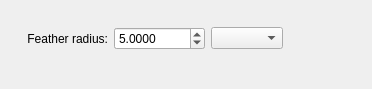
<?xml version="1.0" encoding="utf-8"?>
<ui version="4.0">
 <author>
    SPDX-FileCopyrightText: none
    SPDX-License-Identifier: GPL-3.0-or-later
  </author>
 <class>WdgFeatherSelection</class>
 <widget class="QWidget" name="WdgFeatherSelection">
  <property name="geometry">
   <rect>
    <x>0</x>
    <y>0</y>
    <width>372</width>
    <height>89</height>
   </rect>
  </property>
  <layout class="QGridLayout">
   <item column="1" row="1">
    <widget class="QLabel" name="textLabel1">
     <property name="text">
      <string>Feather radius:</string>
     </property>
     <property name="alignment">
      <set>Qt::AlignRight|Qt::AlignTrailing|Qt::AlignVCenter</set>
     </property>
    </widget>
   </item>
   <item column="1" row="2">
    <spacer name="verticalSpacer_2">
     <property name="orientation">
      <enum>Qt::Vertical</enum>
     </property>
     <property name="sizeType">
      <enum>QSizePolicy::MinimumExpanding</enum>
     </property>
     <property name="sizeHint" stdset="0">
      <size>
       <width>20</width>
       <height>16</height>
      </size>
     </property>
    </spacer>
   </item>
   <item column="1" row="0">
    <spacer name="verticalSpacer">
     <property name="orientation">
      <enum>Qt::Vertical</enum>
     </property>
     <property name="sizeType">
      <enum>QSizePolicy::Fixed</enum>
     </property>
     <property name="sizeHint" stdset="0">
      <size>
       <width>20</width>
       <height>16</height>
      </size>
     </property>
    </spacer>
   </item>
   <item column="2" row="1">
    <widget class="KisIntParseSpinBox" name="spbRadius">
     <property name="minimum">
      <number>1</number>
     </property>
     <property name="maximum">
      <number>100000</number>
     </property>
     <property name="value">
      <number>1</number>
     </property>
    </widget>
   </item>
   <item column="2" row="1">
    <widget class="KisDoubleParseSpinBox" name="spbRadiusDouble">
     <property name="decimals">
      <number>4</number>
     </property>
     <property name="minimum">
      <double>0.000100000000000</double>
     </property>
     <property name="maximum">
      <double>10000.000000000000000</double>
     </property>
     <property name="singleStep">
      <double>0.100000000000000</double>
     </property>
     <property name="value">
      <double>5.000000000000000</double>
     </property>
    </widget>
   </item>
   <item column="0" row="1">
    <spacer name="horizontalSpacer">
     <property name="orientation">
      <enum>Qt::Horizontal</enum>
     </property>
     <property name="sizeType">
      <enum>QSizePolicy::Fixed</enum>
     </property>
     <property name="sizeHint" stdset="0">
      <size>
       <width>16</width>
       <height>20</height>
      </size>
     </property>
    </spacer>
   </item>
   <item column="4" row="1">
    <spacer name="horizontalSpacer_2">
     <property name="orientation">
      <enum>Qt::Horizontal</enum>
     </property>
     <property name="sizeType">
      <enum>QSizePolicy::MinimumExpanding</enum>
     </property>
     <property name="sizeHint" stdset="0">
      <size>
       <width>16</width>
       <height>20</height>
      </size>
     </property>
    </spacer>
   </item>
   <item column="3" row="1">
    <widget class="QComboBox" name="cmbUnit"/>
   </item>
  </layout>
 </widget>
 <customwidgets>
  <customwidget>
   <class>KisIntParseSpinBox</class>
   <extends>QSpinBox</extends>
   <header>kis_int_parse_spin_box.h</header>
  </customwidget>
  <customwidget>
   <class>KisDoubleParseSpinBox</class>
   <extends>QDoubleSpinBox</extends>
   <header>kis_double_parse_spin_box.h</header>
  </customwidget>
 </customwidgets>
 <tabstops>
  <tabstop>spbRadius</tabstop>
  <tabstop>spbRadiusDouble</tabstop>
  <tabstop>cmbUnit</tabstop>
 </tabstops>
 <resources/>
 <connections/>
</ui>
